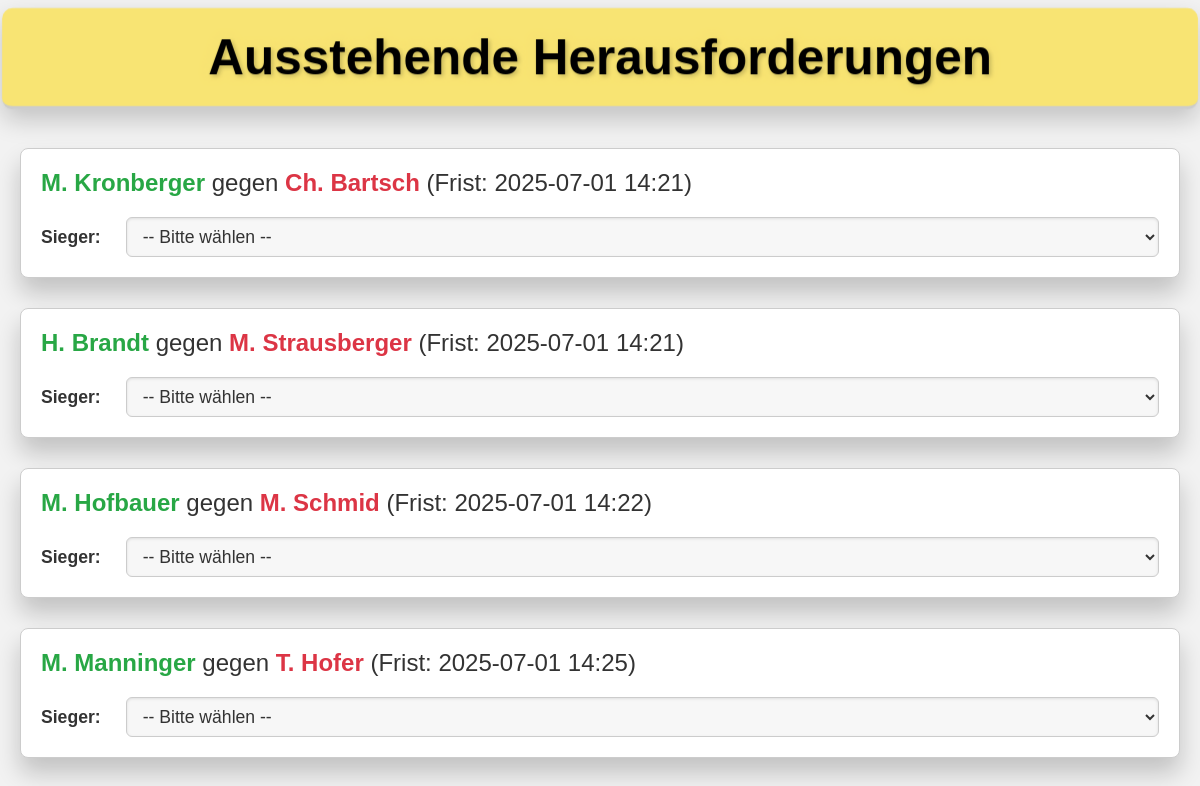
/admin, run on an earlier commit of the app's database.
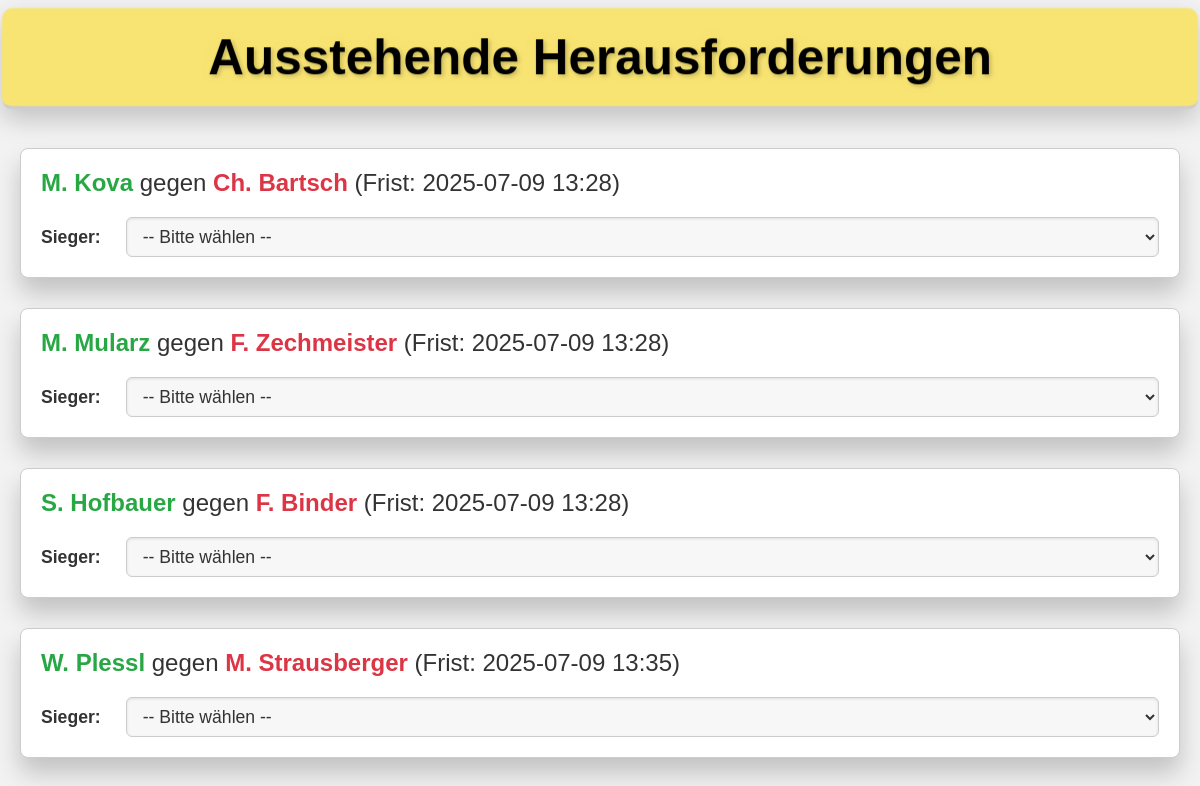
And on a later commit of the database.
### tables this page shows
CREATE TABLE challenges (
    id INTEGER PRIMARY KEY AUTOINCREMENT,
    challenger_id INTEGER NOT NULL,
    opponent_id INTEGER NOT NULL,
    timestamp DATETIME NOT NULL,
    deadline DATETIME NOT NULL,
    resolved_at DATETIME,
    resolved INTEGER NOT NULL DEFAULT 0,
    result TEXT,  -- 'challenger_wins', 'opponent_wins', or 'not_happened'
    score_details TEXT,
    scheduled_play_date DATETIME, -- UPDATED: Changed from DATE to DATETIME
    FOREIGN KEY (challenger_id) REFERENCES players(id) ON DELETE CASCADE,
    FOREIGN KEY (opponent_id) REFERENCES players(id) ON DELETE CASCADE
);

CREATE TABLE players (
    id INTEGER PRIMARY KEY,
    name TEXT NOT NULL UNIQUE,
    available INTEGER NOT NULL DEFAULT 1,
    rank INTEGER NOT NULL,
    unavailable_since DATETIME,
    unavailability_reason TEXT, -- NEW: reason for unavailability
    block_challenger_until DATETIME,
    block_opponent_until DATETIME,
    is_new INTEGER NOT NULL DEFAULT 0
);

### app.py (the view)
@app.route("/admin")
def admin():
    db = get_db()
    try:
        cur = db.execute(
            "SELECT c.*, p1.name as challenger_name, p2.name as opponent_name FROM challenges c "
            "JOIN players p1 ON c.challenger_id = p1.id "
            "JOIN players p2 ON c.opponent_id = p2.id "
            "WHERE c.resolved = 0 ORDER BY c.deadline ASC"
        )
        challenges_raw = cur.fetchall()
        challenges_processed = []
        for row in challenges_raw:
            challenge = dict(row)
            if isinstance(challenge.get("deadline"), str):
                try:
                    challenge["deadline"] = datetime.strptime(
                        challenge["deadline"].split(".")[0], "%Y-%m-%d %H:%M:%S"
                    )
                except (ValueError, TypeError):
                    challenge["deadline"] = None
            elif not isinstance(challenge.get("deadline"), datetime):
                challenge["deadline"] = None
            challenges_processed.append(challenge)
        return render_template("admin.html", challenges=challenges_processed)
    except sqlite3.Error as e:
        logger.exception("Database error on /admin route.")
        flash(
            "Ein Datenbankfehler ist aufgetreten beim Laden der Admin-Seite.", "danger"
        )
        return redirect(url_for("index"))
    except Exception as e:
        logger.exception("Unexpected error on /admin route.")
        flash("Ein unerwarteter Fehler ist aufgetreten.", "danger")
        return redirect(url_for("index"))

### app.py (called while the page is built)
def get_db():
    if "db" not in g:
        try:
            g.db = sqlite3.connect(
                app.config["DATABASE"], timeout=10, detect_types=sqlite3.PARSE_DECLTYPES
            )
            g.db.row_factory = sqlite3.Row
            g.db.execute("PRAGMA journal_mode=WAL")
            g.db.execute("PRAGMA foreign_keys = ON")
        except sqlite3.Error as e:
            logger.exception("Database connection failed.")
            raise e
    return g.db

### templates/admin.html (shortened to what this page needs)
<!DOCTYPE html>
<html lang="de">
<head>
</head>
<body>
  <header>
    <h1>Ausstehende Herausforderungen</h1>
  </header>
  <main>
    <div id="challenges-container">
      {% for challenge in challenges %}
        <div class="challenge-container" data-challenge-id="{{ challenge.id }}" data-challenger-id="{{ challenge.challenger_id }}" data-opponent-id="{{ challenge.opponent_id }}">
          <p>
            <span class="challenger-name">{{ challenge.challenger_name }}</span> gegen <span class="opponent-name">{{ challenge.opponent_name }}</span>
            (Frist: {{ challenge.deadline.strftime('%Y-%m-%d %H:%M') if challenge.deadline else 'N/A' }})
          </p>
          <form class="result-form" method="POST" action="/submit_result">
            <div class="result-dropdown-section">
                <label for="result-{{ challenge.id }}">Sieger:</label>
                <select id="result-{{ challenge.id }}" name="result" class="result-select">
                  <option value="">-- Bitte wählen --</option>
                </select>
            </div>
          </form>
        </div>
      {% endfor %}
    </div>
  </main>
</body>
</html>

### templates/admin.html (style rules this page uses)
:root { --primary-color: #f8e473; --primary-dark: #e6d661; --bg-color: #f2f2f2; --container-bg: #fff; --text-color: #333; --border-color: #ccc; --shadow-color: rgba(0, 0, 0, 0.2); --highlight-shadow: rgba(248, 228, 115, 0.4); --challenger-color: #28a745; --opponent-color: #dc3545; --neutral-color: #6c757d; --error-color: #dc3545; }
body { background-color: var(--bg-color); font-family: Arial, sans-serif; margin: 0; padding: 20px; color: var(--text-color); perspective: 1000px; }
header { text-align: center; margin-bottom: 30px; background-color: var(--primary-color); padding: 20px; border-bottom: 3px solid var(--border-color); transform: translateZ(30px); box-shadow: 0 10px 25px var(--shadow-color); border-radius: 10px; position: relative; transition: transform 0.3s ease; }
header h1 { font-size: 3rem; margin: 0; color: #000; text-shadow: 2px 2px 4px var(--shadow-color), 0 0 10px var(--highlight-shadow); }
main { max-width: 1200px; margin: 0 auto; transform-style: preserve-3d; }
.challenge-container { background-color: var(--container-bg); border: 1px solid var(--border-color); border-radius: 8px; padding: 20px; margin-bottom: 30px; box-shadow: 0 15px 25px var(--shadow-color); transition: all 0.4s ease; transform: translateZ(10px); position: relative; }
.challenge-container p { margin: 0 0 15px; font-size: 1.5rem; color: var(--text-color); font-weight: 500; }
.challenger-name { color: var(--challenger-color); font-weight: bold; }
.opponent-name { color: var(--opponent-color); font-weight: bold; }
.challenge-container form { display: grid; grid-template-columns: auto 1fr; gap: 10px 15px; align-items: center; }
.challenge-container form label { font-size: 1.1rem; color: #333; font-weight: bold; text-align: right; grid-column: 1 / 2; padding-right: 10px; }
.challenge-container form select, .challenge-container form input[type="text"], .challenge-container form button { font-size: 1.1rem; padding: 8px 12px; border: 1px solid var(--border-color); border-radius: 6px; background-color: #f7f7f7; color: var(--text-color); outline: none; box-shadow: inset 0 1px 3px rgba(0, 0, 0, 0.1); transition: all 0.3s ease; width: 100%; box-sizing: border-box; grid-column: 2 / 3; }
.result-dropdown-section { grid-column: 1 / 3; display: grid; grid-template-columns: auto 1fr; gap: 10px 15px; align-items: center; margin-top: 5px; margin-bottom: 0px; }
.result-dropdown-section label { grid-column: 1 / 2; text-align: right; }
.result-dropdown-section select { grid-column: 2 / 3; }

What changed in the data, as far as the page shows it:
removed challenges: challenger_name "H. Brandt", opponent_name "M. Strausberger", deadline "2025-07-01 14:21"
removed challenges: challenger_name "M. Hofbauer", opponent_name "M. Schmid", deadline "2025-07-01 14:22"
removed challenges: challenger_name "M. Manninger", opponent_name "T. Hofer", deadline "2025-07-01 14:25"
changed challenges "Ch. Bartsch": challenger_name "M. Kronberger" → "M. Kova"; deadline "2025-07-01 14:21" → "2025-07-09 13:28"
added challenges: challenger_name "M. Mularz", opponent_name "F. Zechmeister", deadline "2025-07-09 13:28"
added challenges: challenger_name "S. Hofbauer", opponent_name "F. Binder", deadline "2025-07-09 13:28"
now on this page (row edited): challenges: challenger_name "W. Plessl", opponent_name "M. Strausberger", deadline "2025-07-09 13:35"
